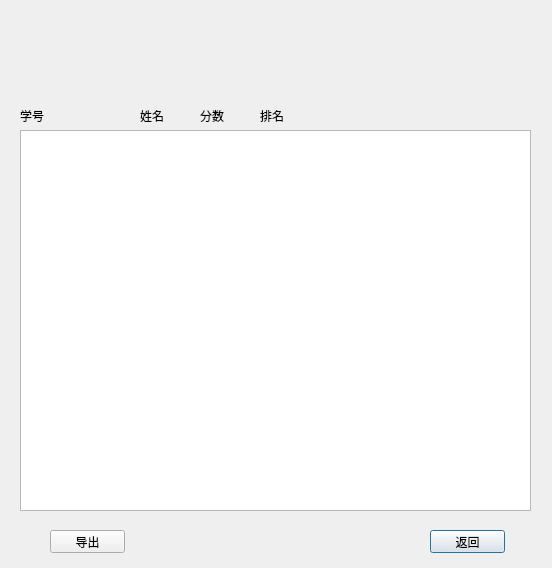
<?xml version="1.0" encoding="UTF-8"?>
<ui version="4.0">
 <class>listDialog</class>
 <widget class="QDialog" name="listDialog">
  <property name="geometry">
   <rect>
    <x>0</x>
    <y>0</y>
    <width>552</width>
    <height>568</height>
   </rect>
  </property>
  <property name="windowTitle">
   <string>Dialog</string>
  </property>
  <widget class="QPushButton" name="pushButton">
   <property name="geometry">
    <rect>
     <x>430</x>
     <y>530</y>
     <width>75</width>
     <height>23</height>
    </rect>
   </property>
   <property name="text">
    <string>返回</string>
   </property>
  </widget>
  <widget class="QTextEdit" name="textEdit">
   <property name="geometry">
    <rect>
     <x>20</x>
     <y>130</y>
     <width>511</width>
     <height>381</height>
    </rect>
   </property>
  </widget>
  <widget class="QLabel" name="label_2">
   <property name="geometry">
    <rect>
     <x>140</x>
     <y>110</y>
     <width>54</width>
     <height>12</height>
    </rect>
   </property>
   <property name="text">
    <string>姓名</string>
   </property>
  </widget>
  <widget class="QLabel" name="label">
   <property name="geometry">
    <rect>
     <x>20</x>
     <y>110</y>
     <width>54</width>
     <height>12</height>
    </rect>
   </property>
   <property name="text">
    <string>学号</string>
   </property>
  </widget>
  <widget class="QLabel" name="label_4">
   <property name="geometry">
    <rect>
     <x>260</x>
     <y>110</y>
     <width>54</width>
     <height>12</height>
    </rect>
   </property>
   <property name="text">
    <string>排名</string>
   </property>
  </widget>
  <widget class="QPushButton" name="outport">
   <property name="geometry">
    <rect>
     <x>50</x>
     <y>530</y>
     <width>75</width>
     <height>23</height>
    </rect>
   </property>
   <property name="text">
    <string>导出</string>
   </property>
  </widget>
  <widget class="QLabel" name="label_3">
   <property name="geometry">
    <rect>
     <x>200</x>
     <y>110</y>
     <width>54</width>
     <height>12</height>
    </rect>
   </property>
   <property name="text">
    <string>分数</string>
   </property>
  </widget>
  <widget class="QLabel" name="umbrellaLabel">
   <property name="geometry">
    <rect>
     <x>410</x>
     <y>10</y>
     <width>141</width>
     <height>111</height>
    </rect>
   </property>
   <property name="text">
    <string/>
   </property>
   <property name="pixmap">
    <pixmap resource="icon.qrc">:/images/umbrella.png</pixmap>
   </property>
   <property name="scaledContents">
    <bool>true</bool>
   </property>
  </widget>
 </widget>
 <resources>
  <include location="icon.qrc"/>
 </resources>
 <connections>
  <connection>
   <sender>pushButton</sender>
   <signal>clicked()</signal>
   <receiver>listDialog</receiver>
   <slot>reject()</slot>
   <hints>
    <hint type="sourcelabel">
     <x>464</x>
     <y>368</y>
    </hint>
    <hint type="destinationlabel">
     <x>373</x>
     <y>355</y>
    </hint>
   </hints>
  </connection>
 </connections>
</ui>
